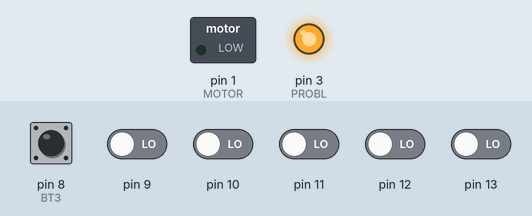
A sketch run on a simulated Arduino Uno, built for the host (arithmetic inside an expression is 32-bit, double 64-bit). On the bench: switched loads named in the sketch (green lamp = pin HIGH), output pins drawn as LEDs (lit = HIGH). Inputs (shaded band) come from the test bench; at power-on: pin 8 (BT3) HIGH, pin 9–13 LOW.

Above: at 1.2 s.
1.3 s: pin 8 (BT3) pulled LOW for 0.15 s
At 1.37 s:
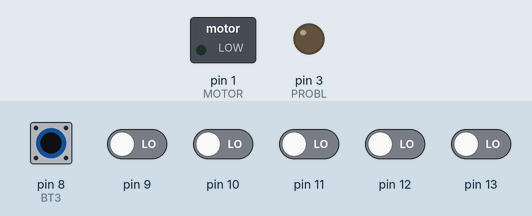
Timing chart, 0 to 4.3 s (numbered marks = the images above; inputs shaded):
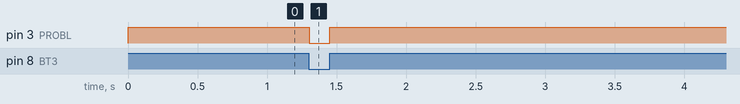

The sketch:

esteira.ino
```cpp
#define MOTOR PD1 //motor esteira
#define PROBL PD3 //alarme

#define BT1 PB6 //ativa esteira
#define BT2 PB7 //desativa esteira
#define BT3 PB0 //amontoa esteira

int main(){
  DDRD = 0;
  DDRD |= (1<<MOTOR) | (1<<PROBL);
  DDRB = 0;
  PORTB = 0;
  PORTB |= (1<<BT1) | (1<<BT2) | (1<<BT3);
  while(1)
  {
    if(PINB&(1<<BT1)){ //liga motor
      PORTD |= (1<<MOTOR);
    }
    if(PINB&(1<<BT2)){ //desliga motor
      PORTD &= ~(1<<MOTOR);
    }
    if(PINB&(1<<BT3)){ //amontoa esteira e ativa alarme
      PORTD &= ~(1<<MOTOR);
      PORTD |= (1<<PROBL);
    }
    else if(!(PINB&(1<<BT3)) && (!(PINB&(1<<BT1)))){ //se esteira desamontoada
      PORTD &= ~(1<<MOTOR);                          //e botao de liga ativado
      PORTD &= ~(1<<PROBL);                          //desativa alarme
    }
  }
}
```

Measured:
- after the input at 1.3 s, pin 3 (PROBL): HIGH → LOW at once, → HIGH 0.15 s later
